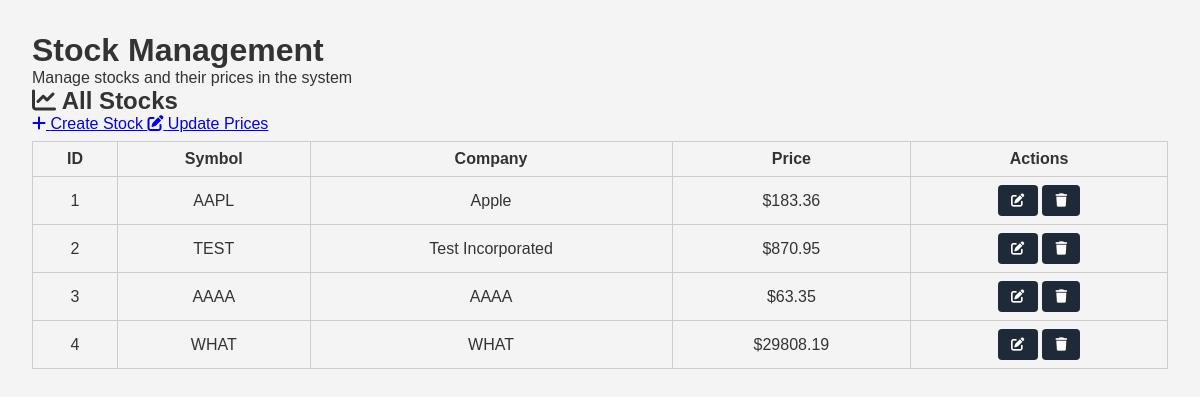
The page /admin/stocks (signed in) on the database as committed earlier.
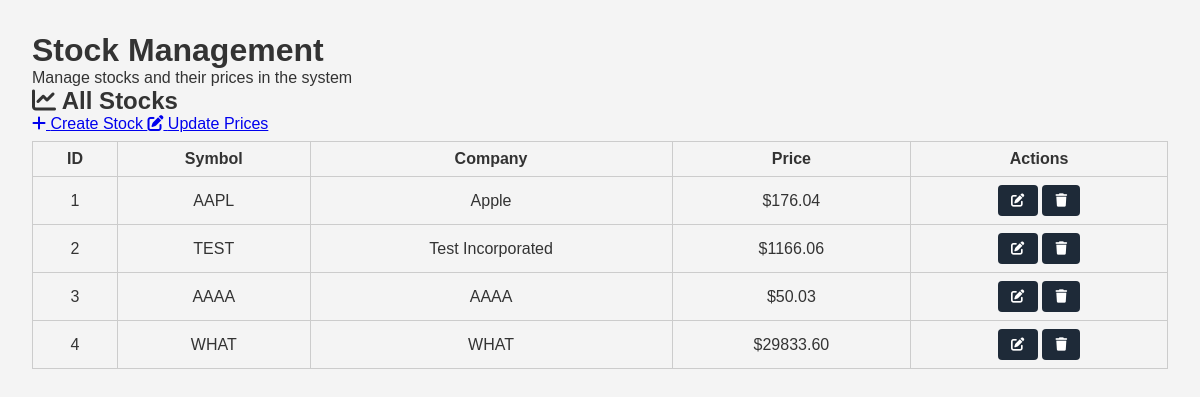
The same page on the database as committed later.
### tables this page shows
CREATE TABLE stocks (
    stock_id INTEGER PRIMARY KEY AUTOINCREMENT,
    symbol TEXT NOT NULL UNIQUE,
    company_name TEXT NOT NULL,
    price REAL NOT NULL
);

### app.py (the view)
@app.route('/admin/stocks')
def admin_stocks():
    check = require_admin()
    if check:
        return check
    conn = get_db_connection()
    stocks = conn.execute('SELECT * FROM stocks').fetchall()
    conn.close()
    return render_template('admin_stocks.html', stocks=stocks)

### app.py (called while the page is built)
def get_db_connection():
    conn = sqlite3.connect(DB_NAME, timeout=5, check_same_thread=False)
    conn.row_factory = sqlite3.Row
    conn.execute("PRAGMA journal_mode=WAL;")
    conn.execute("PRAGMA busy_timeout = 5000;")
    return conn

def require_admin():
    if 'user_id' not in session:
        flash("You must be logged in.", "error")
        return redirect(url_for('login'))
    conn = get_db_connection()
    user = conn.execute(
        'SELECT is_admin FROM users WHERE user_id = ?',
        (session['user_id'],)
    ).fetchone()
    conn.close()
    if not user:
        flash("User not found.", "error")
        return redirect(url_for('login'))
    is_admin = user['is_admin'] if 'is_admin' in user.keys() else 0
    if int(is_admin) != 1:
        flash("Administrator access required.", "error")
        if 'user_id' in session:
            return redirect(url_for('dashboard', user_id=session.get('user_id')))
        return redirect(url_for('login'))
    return None

### templates/admin_stocks.html (shortened to what this page needs)
<!DOCTYPE html>
<html lang="en">
<head>
  <link rel="stylesheet" href="{{ url_for('static', filename='styles.css') }}">
  <link href="https://cdnjs.cloudflare.com/ajax/libs/font-awesome/6.0.0/css/all.min.css" rel="stylesheet">
</head>
<body>
  <main class="dashboard-container">
    <div class="welcome-section">
      <h1>Stock Management</h1>
      <p>Manage stocks and their prices in the system</p>
    </div>
    <div class="content-grid">
      <div class="card">
        <div class="card-header">
          <h2><i class="fas fa-chart-line"></i> All Stocks</h2>
          <div class="card-actions">
            <a href="{{ url_for('admin_stock_create') }}" class="btn btn-primary">
              <i class="fas fa-plus"></i> Create Stock
            </a>
            <a href="{{ url_for('admin_stock_update') }}" class="btn btn-secondary">
              <i class="fas fa-edit"></i> Update Prices
            </a>
          </div>
        </div>
        <div class="card-content">
          {% if stocks %}
            <div class="stocks-table">
              <table>
                <thead>
                  <tr>
                    <th>ID</th>
                    <th>Symbol</th>
                    <th>Company</th>
                    <th>Price</th>
                    <th>Actions</th>
                  </tr>
                </thead>
				<tbody>
				  {% for stock in stocks %}
					<tr>
					  <td>{{ stock.stock_id }}</td>
					  <td class="symbol-cell">
						<span class="symbol">{{ stock.symbol }}</span>
					  </td>
					  <td>{{ stock.company_name }}</td>
					  <td class="price-cell">${{ "%.2f"|format(stock.price) }}</td>
					  <td class="actions-cell">
						<form action="{{ url_for('admin_stock_edit', stock_id=stock.stock_id) }}"
							  method="GET" style="display:inline;">
						  <button class="btn-icon" title="Edit Stock">
							<i class="fas fa-edit"></i>
						  </button>
						</form>
						<form class="delete-stock-form"
							  action="{{ url_for('admin_stock_delete', stock_id=stock.stock_id) }}"
							  method="POST" style="display:inline;"
							  onsubmit="return confirm('Are you sure you want to delete this stock? This action cannot be undone.');">
						  <button class="btn-icon" title="Delete Stock">
							<i class="fas fa-trash"></i>
						  </button>
						</form>
					  </td>
					</tr>
				  {% endfor %}
				</tbody>
              </table>
            </div>
          {% endif %}
        </div>
      </div>
    </div>
  </main>
</body>
</html>

Rows that differ between the two databases and show on the page:
changed stocks "AAPL": price "183.36" → "176.04"
changed stocks "TEST": price "870.95" → "1166.06"
changed stocks "AAAA": price "63.35" → "50.03"
changed stocks "WHAT": price "29808.19" → "29833.60"
